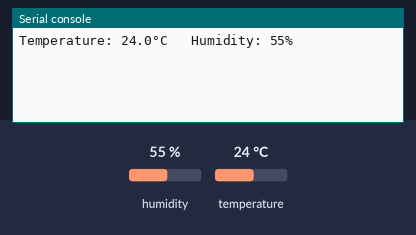
Bench run of a program on a simulated MicroPython board. On the bench: the last lines printed to the serial console. The inputs (shaded band) are chosen by the test bench; at power-on: humidity 55 %, temperature 24 °C.

Above: at 1.2 s.
1.3 s: humidity set to 22 %
At 2.3 s:
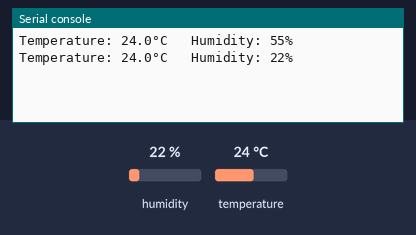
4.0 s: temperature set to 12 °C
At 5.1 s:
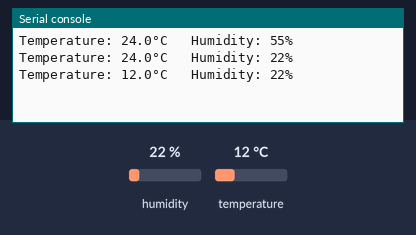
6.7 s: humidity set to 40 %
At 9.4 s:
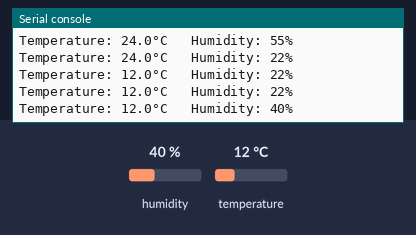
Timing chart, 0 to 10.9 s (numbered marks = the images above; inputs shaded):
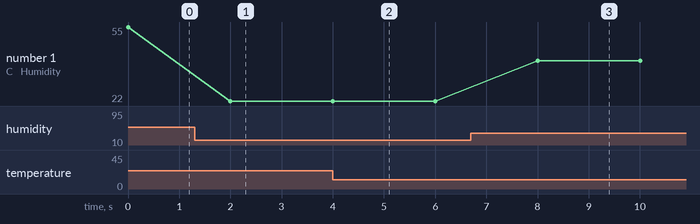

The program:

dht_test.py
```python
from machine import Pin
import time
from dht import DHT11, InvalidChecksum

sensor = DHT11(Pin(2, Pin.OUT, Pin.PULL_DOWN))

while True:
    temp = sensor.temperature
    humidity = sensor.humidity
    print("Temperature: {}°C   Humidity: {:.0f}% ".format(temp, humidity))
    time.sleep(2)
```

Measured:
- after the input at 1.3 s, the serial console: prints a new line after 0.70 s (image 1)
- after the input at 4.0 s, the serial console: prints a new line at once (image 2)
- after the input at 6.7 s, the serial console: prints a new line after 1.3 s (image 3)
- plotted number 1: 55 → 22 after the input at 1.3 s, 22 → 40 after the input at 6.7 s
